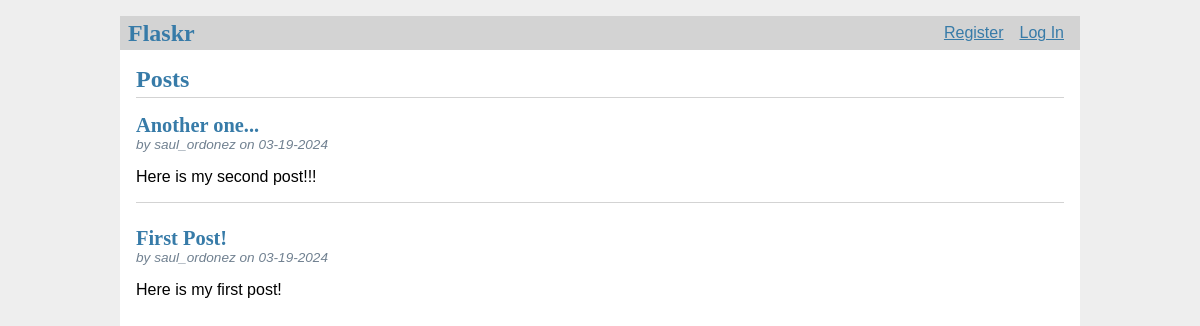
Before: / with the older database file.
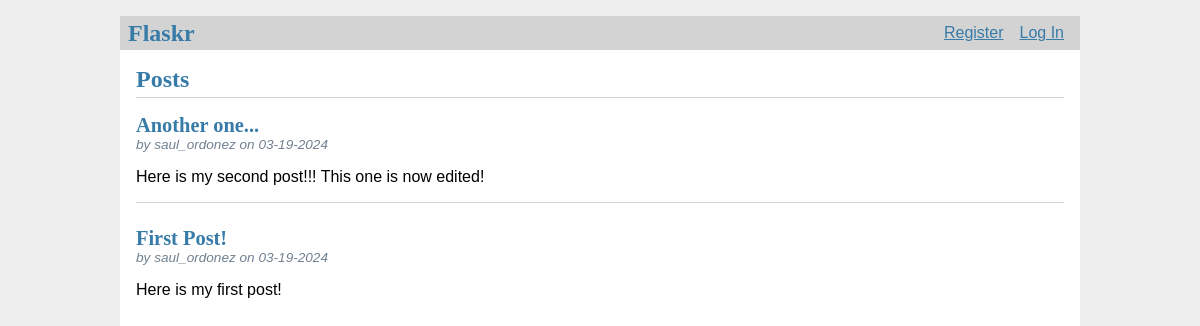
After: the same page with the newer database file.
### tables this page shows
CREATE TABLE post (
  id INTEGER PRIMARY KEY AUTOINCREMENT,
  author_id INTEGER NOT NULL,
  created TIMESTAMP NOT NULL DEFAULT CURRENT_TIMESTAMP,
  title TEXT NOT NULL,
  body TEXT NOT NULL,
  FOREIGN KEY (author_id) REFERENCES user (id)
);

CREATE TABLE user (
  id INTEGER PRIMARY KEY AUTOINCREMENT,
  username TEXT UNIQUE NOT NULL,
  password TEXT NOT NULL
);

### flaskr/blog.py (the view)
@bp.route('/')
def index():
  db = get_db()
  posts = db.execute(
    'SELECT p.id, title, body, created, author_id, username'
    ' FROM post p JOIN user u ON p.author_id = u.id'
    ' ORDER BY created DESC'
  ).fetchall()
  return render_template('blog/index.html', posts=posts)

### flaskr/auth.py (called while the page is built)
@bp.before_app_request
def load_logged_in_user():
  user_id = session.get('user_id')
  if user_id is None:
    g.user = None
  else:
    g.user = get_db().execute(
      'SELECT * FROM user WHERE id = ?', (user_id,)
    ).fetchone()

### flaskr/db.py (called while the page is built)
def get_db():
  if 'db' not in g:
    g.db = sqlite3.connect(
      current_app.config['DATABASE'],
      detect_types=sqlite3.PARSE_DECLTYPES
    )
    g.db.row_factory = sqlite3.Row
  return g.db

### flaskr/templates/blog/index.html (shortened to what this page needs)
{% extends 'base.html' %}
{% block header %}
  <h1>{% block title %}Posts{% endblock %}</h1>
{% endblock %}
{% block content %}
  {% for post in posts %}
    <article class="post">
      <header>
        <div>
          <h1>{{ post['title'] }}</h1>
          <div class="about">by {{ post['username'] }} on {{ post['created'].strftime('%m-%d-%Y') }}</div>
        </div>
      </header>
      <p class="body">{{ post['body'] }}</p>
    </article>
    {% if not loop.last %}
      <hr>
    {% endif %}
  {% endfor %}
{% endblock %}

### flaskr/templates/base.html (shortened to what this page needs)
<!DOCTYPE html>
<link rel="stylesheet" href="{{ url_for('static', filename='style.css') }}">
<nav>
  <h1>Flaskr</h1>
  <ul>
    {% if g.user %}
      <li><span>{{ g.user['username'] }}</span>
      <li><a href="{{ url_for('auth.logout') }}">Log Out</a>
    {% else %}
      <li><a href="{{ url_for('auth.register') }}">Register</a>
      <li><a href="{{ url_for('auth.login') }}">Log In</a>
    {% endif %}
  </ul>
</nav>
<section class="content">
  <header>
    {% block header %}{% endblock %}
  </header>
  {% block content %}{% endblock %}
</section>

### flaskr/static/style.css (style rules this page uses)
h1 { font-family: serif; color: #377ba8; margin: 1rem 0; }
a { color: #377ba8; }
hr { border: none; border-top: 1px solid lightgray; }
nav { background: lightgray; display: flex; align-items: center; padding: 0 0.5rem; }
nav h1 { flex: auto; margin: 0; }
nav ul { display: flex; list-style: none; margin: 0; padding: 0; }
nav ul li a, nav ul li span, header .action { display: block; padding: 0.5rem; }
.content { padding: 0 1rem 1rem; }
.content > header { border-bottom: 1px solid lightgray; display: flex; align-items: flex-end; }
.content > header h1 { flex: auto; margin: 1rem 0 0.25rem 0; }
.post > header { display: flex; align-items: flex-end; font-size: 0.85em; }
.post > header > div:first-of-type { flex: auto; }
.post > header h1 { font-size: 1.5em; margin-bottom: 0; }
.post .about { color: slategray; font-style: italic; }
.post .body { white-space: pre-line; }
.content:last-child { margin-bottom: 0; }

Changed rows visible on the page:
changed post "Another one...": body "Here is my second post!!!" → "Here is my second post!!! This one is now edited!"
